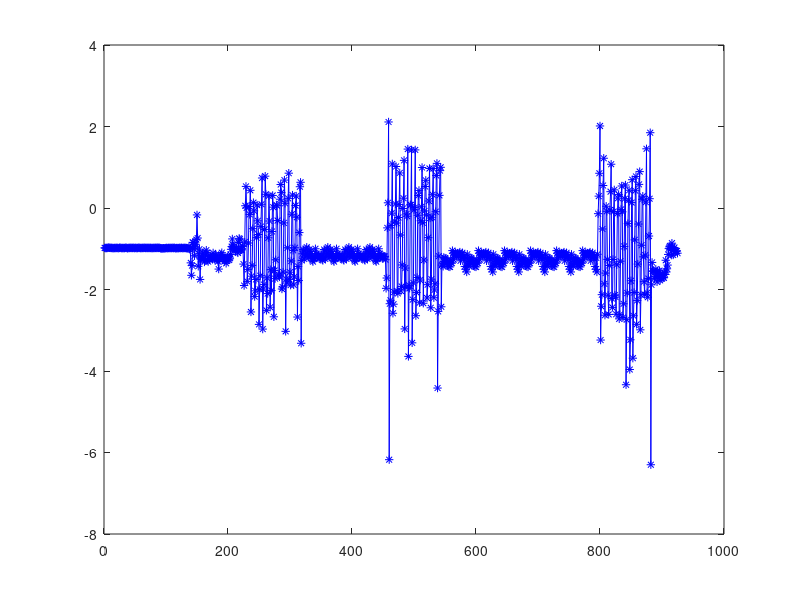

Reproduce this figure in MATLAB.
function [idx] = RealTimeQRSDetection ()
    
    % constants
    M = 1;
    summation = 7;
    alpha = 0.05;
    gama = 0.15;
    
    %file = load(fileName);
    %signal = file.val(1,:);
    signal = transpose(textread('input.txt'));
    lenghtSignal = size(signal, 2);
    idx = [];
    
    firstFiltered = zeros(1, lenghtSignal);
    
    % linear high-pass filtering
    for i = 1 : lenghtSignal
        y2n = signal(1, max(1, i - (M + 1)/2));
        y1n = 0;
        for j = 0 : M - 1
            y1n = y1n + signal(1, max(1, i - j));
        end
        firstFiltered(1,i) = y2n - (1/M)*y1n;
    end
    
    % nonlinear low-pass filtering
    secondFiltered = firstFiltered.^2;
    final = zeros(1, lenghtSignal);
    
    for i = 1 : lenghtSignal
        sum = 0;
        for j = 0 : summation
            sum = sum + secondFiltered(1, max(1, i-j));
        end
        final(1,i) = sum;
    end
    
    %threshold
    threshold = 0;
    beat = 0;
    
    i = 1;
    while (i < lenghtSignal)
        % find PEAK in feature
        PEAK = 0;
        for j = i : min(i + 200, lenghtSignal)
            if final(1,j) > PEAK
                PEAK = final(1,j);
            end
        end
        
        threshold = alpha * gama * PEAK + (1 - alpha) * threshold;
        % find beats
        for j = i : min(i + 200, lenghtSignal)
            if ((final(1,j) > threshold) && (beat == 0))
                if(length(idx) < 1 || idx(end) < (j-100))
                    idx(end+1) = j + 25;
                    beat = 1;
                end
            elseif ((final(1,j) < threshold) && (beat == 1))
                beat = 0;
            end
        end
        i = i + 200;
    end
   
    %show graph
    figure(1);
    plot(signal, 'b-*');
    hold on;
    %plot(firstFiltered, '.g');
    %plot(final, 'g');
    %plot(idx, ones(1,length(idx)), 'r*');
    hold off;
    
end